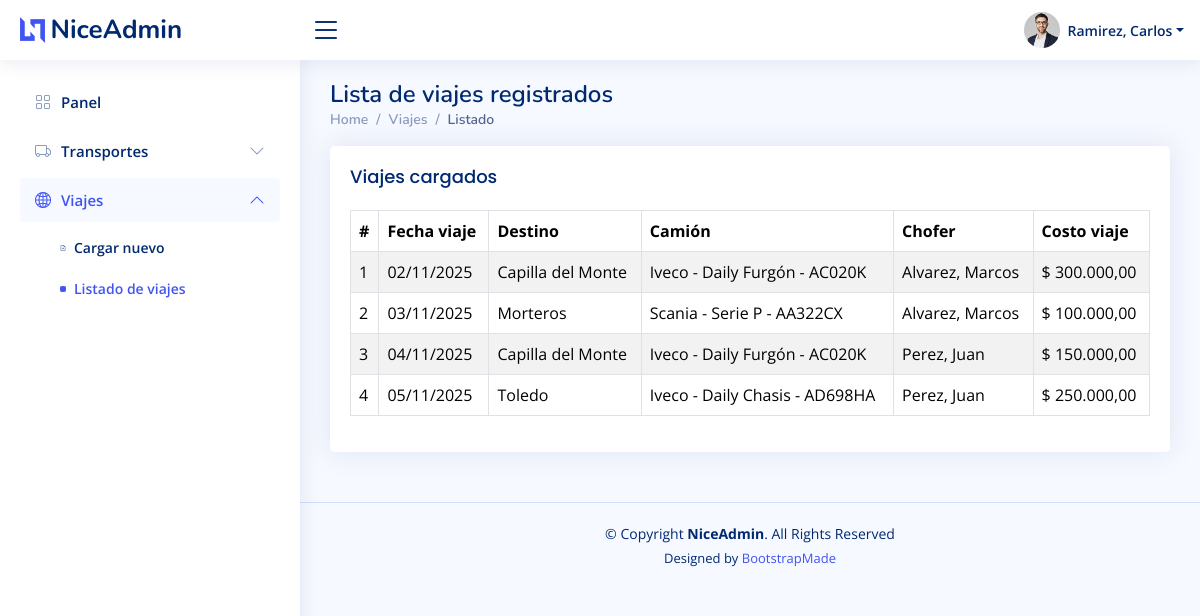
The page /viajes_listado.php (signed in) on the database its author committed.
### tables this page shows
CREATE TABLE viajes (
  id INT NOT NULL AUTO_INCREMENT,
  chofer_id INT NOT NULL,
  transporte_id INT NOT NULL,
  destino_id INT NOT NULL,
  fecha_programada DATE NOT NULL,
  costo DECIMAL(12,2) NOT NULL,
  porcentaje_chofer INT NOT NULL,
  creado_por INT DEFAULT NULL,
  fecha_creacion DATETIME NOT NULL DEFAULT CURRENT_TIMESTAMP,
  PRIMARY KEY (id),
  KEY idx_viajes_fecha (fecha_programada),
  KEY idx_viajes_destino (destino_id)
);

CREATE TABLE destinos (
  id INT NOT NULL AUTO_INCREMENT,
  denominacion VARCHAR(120) NOT NULL,
  PRIMARY KEY (id),
  UNIQUE KEY uq_destinos_denominacion (denominacion)
);

CREATE TABLE marcas (
  id INT NOT NULL AUTO_INCREMENT,
  denominacion VARCHAR(80) NOT NULL,
  PRIMARY KEY (id),
  UNIQUE KEY uq_marcas_denominacion (denominacion)
);

CREATE TABLE transportes (
  id INT NOT NULL AUTO_INCREMENT,
  marca_id INT NOT NULL,
  modelo VARCHAR(60) NOT NULL,
  patente VARCHAR(10) NOT NULL,
  anio SMALLINT DEFAULT NULL,
  disponible TINYINT(1) NOT NULL DEFAULT 1,
  fecha_creacion DATETIME NOT NULL DEFAULT CURRENT_TIMESTAMP,
  PRIMARY KEY (id),
  UNIQUE KEY uq_transportes_patente (patente),
  KEY idx_transportes_marca (marca_id)
);

CREATE TABLE usuarios (
  id INT NOT NULL AUTO_INCREMENT,
  apellido VARCHAR(80) NOT NULL,
  nombre VARCHAR(80) NOT NULL,
  dni VARCHAR(10) NOT NULL,
  usuario VARCHAR(50) NOT NULL,
  clave VARCHAR(255) NOT NULL,
  activo TINYINT(1) NOT NULL DEFAULT 1,
  id_nivel INT NOT NULL,
  fecha_creacion DATETIME NOT NULL DEFAULT CURRENT_TIMESTAMP,
  imagen VARCHAR(150) DEFAULT 'profile-img.jpg',
  PRIMARY KEY (id),
  UNIQUE KEY uq_usuarios_dni (dni),
  UNIQUE KEY uq_usuarios_usuario (usuario),
  KEY idx_usuarios_nivel (id_nivel)
);

### includes/functions.php (called while the page is built, shortened)
<?php
function db_connect(): mysqli
{
    $connection = @new mysqli(DB_HOST, DB_USER, DB_PASS, DB_NAME);
    $connection->set_charset('utf8mb4');
    return $connection;
}
function db_query(string $sql, string $types = '', array $params = []): mysqli_stmt
{
    $connection = db_connect();
    $stmt = $connection->prepare($sql);
    if (!$stmt->execute()) {
        throw new RuntimeException('Error al ejecutar la consulta: ' . $stmt->error);
    }
    return $stmt;
}
function db_fetch_all(string $sql, string $types = '', array $params = []): array
{
    $stmt = db_query($sql, $types, $params);
    $result = $stmt->get_result();
    return $result->fetch_all(MYSQLI_ASSOC);
}
function current_user(): ?array
{
    return $_SESSION['user'] ?? null;
}
function es_chofer(): bool
{
    return (current_user()['id_nivel'] ?? null) === 3;
}
function format_date_spanish(?string $date): string
{
    $timestamp = strtotime($date);
    return date('d/m/Y', $timestamp);
}
function obtener_clase_fila(string $fechaViaje): string
{
    $fechaViaje = date('Y-m-d', strtotime($fechaViaje));
    $hoy = date('Y-m-d');
    if ($fechaViaje < $hoy) {
        return 'fila-realizado';
    }
    return '';
}
function obtener_viajes(?int $choferId = null): array
{
    $sql = 'SELECT v.id, v.fecha_programada, d.denominacion AS destino, v.costo, v.porcentaje_chofer, ' .
        'c.apellido AS chofer_apellido, c.nombre AS chofer_nombre, c.dni AS chofer_dni, ' .
        'm.denominacion AS marca, t.modelo, t.patente ' .
        'FROM viajes v ' .
        'INNER JOIN usuarios c ON c.id = v.chofer_id ' .
        'INNER JOIN transportes t ON t.id = v.transporte_id ' .
        'INNER JOIN marcas m ON m.id = t.marca_id ' .
        'INNER JOIN destinos d ON d.id = v.destino_id';
    $tipos = '';
    $parametros = [];
    $sql .= ' ORDER BY v.fecha_programada ASC, d.denominacion ASC';
    return db_fetch_all($sql, $tipos, $parametros);
}

### viajes_listado.php (the view, shortened to what this page needs)
<?php
require_once __DIR__ . '/includes/functions.php';
$choferFiltradoId = es_chofer() ? (current_user()['id'] ?? null) : null;
$viajes = obtener_viajes($choferFiltradoId);
$mostrarCosto = !es_chofer();
$mostrarMontoChofer = !es_operador();
require_once __DIR__ . '/includes/header.php';
require_once __DIR__ . '/includes/topbar.php';
require_once __DIR__ . '/includes/sidebar.php';
?>
<main id="main" class="main">
    <div class="pagetitle">
        <h1>Lista de viajes registrados</h1>
        <nav>
            <ol class="breadcrumb">
                <li class="breadcrumb-item"><a href="index.php">Home</a></li>
                <li class="breadcrumb-item">Viajes</li>
                <li class="breadcrumb-item active">Listado</li>
            </ol>
        </nav>
    </div>
    <section class="section">
        <div class="card">
            <div class="card-body">
                <h5 class="card-title">Viajes cargados</h5>
                <div class="table-responsive">
                    <table class="table table-bordered table-striped align-middle">
                        <thead>
                            <tr>
                                <th>#</th>
                                <th>Fecha viaje</th>
                                <th>Destino</th>
                                <th>Camión</th>
                                <th>Chofer</th>
                                <?php if ($mostrarCosto): ?>
                                    <th>Costo viaje</th>
                                <?php endif; ?>
                            </tr>
                        </thead>
                        <tbody>
                            <?php if (!$viajes): ?>
                                <tr>
                                    <td colspan="<?php echo 5 + (int) $mostrarCosto + (int) $mostrarMontoChofer; ?>" class="text-center">No hay viajes registrados.</td>
                                </tr>
                            <?php else: ?>
                                <?php foreach ($viajes as $index => $viaje): ?>
                                    <?php
                                    $filaClase = obtener_clase_fila($viaje['fecha_programada']);
                                    ?>
                                    <tr class="<?php echo $filaClase; ?>">
                                        <td><?php echo $index + 1; ?></td>
                                        <td><?php echo htmlspecialchars(format_date_spanish($viaje['fecha_programada'])); ?></td>
                                        <td><?php echo htmlspecialchars($viaje['destino']); ?></td>
                                        <td><?php echo htmlspecialchars($viaje['marca'] . ' - ' . $viaje['modelo'] . ' - ' . $viaje['patente']); ?></td>
                                        <td><?php echo htmlspecialchars($viaje['chofer_apellido'] . ', ' . $viaje['chofer_nombre']); ?></td>
                                        <?php if ($mostrarCosto): ?>
                                            <td>$ <?php echo number_format((float) $viaje['costo'], 2, ',', '.'); ?></td>
                                        <?php endif; ?>
                                    </tr>
                                <?php endforeach; ?>
                            <?php endif; ?>
                        </tbody>
                    </table>
                </div>
            </div>
        </div>
    </section>
</main>
<?php require_once __DIR__ . '/includes/footer.php'; ?>

### assets/css/style.css (style rules this page uses)
:root { scroll-behavior: smooth; }
body { font-family: "Open Sans", sans-serif; background: #f6f9ff; color: #444444; }
a { color: #4154f1; text-decoration: none; }
h1, h2, h3, h4, h5, h6 { font-family: "Nunito", sans-serif; }
#main { margin-top: 60px; padding: 20px 30px; transition: all 0.3s; }
.pagetitle { margin-bottom: 10px; }
.pagetitle h1 { font-size: 24px; margin-bottom: 0; font-weight: 600; color: #012970; }
.card { margin-bottom: 30px; border: none; border-radius: 5px; box-shadow: 0px 0 30px rgba(1, 41, 112, 0.1); }
.card-title { padding: 20px 0 15px 0; font-size: 18px; font-weight: 500; color: #012970; font-family: "Poppins", sans-serif; }
.card-body { padding: 0 20px 20px 20px; }
.breadcrumb { font-size: 14px; font-family: "Nunito", sans-serif; color: #899bbd; font-weight: 600; }
.breadcrumb a { color: #899bbd; transition: 0.3s; }
.breadcrumb .breadcrumb-item::before { color: #899bbd; }
.breadcrumb .active { color: #51678f; font-weight: 600; }
@media (min-width: 1200px) { #main, #footer { margin-left: 300px; } }
.table tbody tr.fila-realizado { background-color: #d4edda; }
.table tbody tr td { vertical-align: middle; }

### rows shown on the page
viajes: fecha_programada "02/11/2025", destino.denominacion "Capilla del Monte", marcas.denominacion "Iveco - Daily Furgón - AC020K", usuarios.apellido+nombre "Alvarez, Marcos", costo "300.000,00"
viajes: fecha_programada "03/11/2025", destino.denominacion "Morteros", marcas.denominacion "Scania - Serie P - AA322CX", usuarios.apellido+nombre "Alvarez, Marcos", costo "100.000,00"
viajes: fecha_programada "04/11/2025", destino.denominacion "Capilla del Monte", marcas.denominacion "Iveco - Daily Furgón - AC020K", usuarios.apellido+nombre "Perez, Juan", costo "150.000,00"
viajes: fecha_programada "05/11/2025", destino.denominacion "Toledo", marcas.denominacion "Iveco - Daily Chasis - AD698HA", usuarios.apellido+nombre "Perez, Juan", costo "250.000,00"

### other values the page prints
user_full_name($user) "Ramirez, Carlos"
